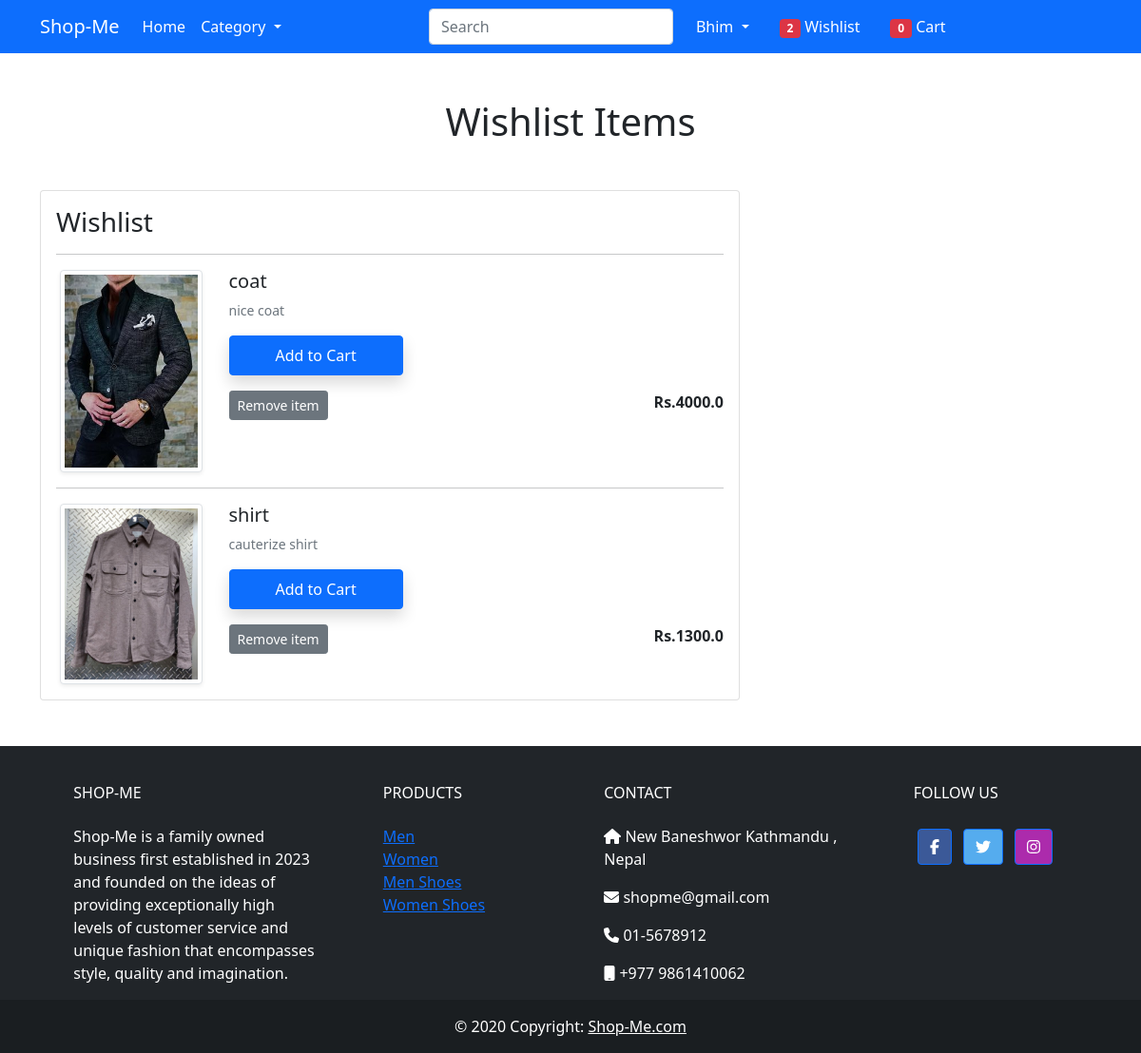
The app's page /wishlist/ (signed in) with its own data.
### app/models.py (models this page shows, shortened)
class Wishlist(models.Model):
    user = models.ForeignKey(User, on_delete=models.CASCADE)
    product = models.ForeignKey(Product, on_delete=models.CASCADE)
    created_at = models.DateTimeField(auto_now_add=True)

class Product(models.Model):
    title= models.CharField(max_length=200)
    selling_price = models.FloatField()
    discounted_price= models.FloatField()
    description = models.TextField()
    brand= models.CharField(max_length=200)
    category = models.CharField(choices= CATEGORY_CHOICES, max_length=2)
    product_image = models.ImageField(upload_to= 'productimage')

### app/views.py (the view)
# urls.py: path('wishlist/', views.wishlist_view, name='wishlist'),
@login_required
def wishlist_view(request):
    wishlist_items = Wishlist.objects.filter(user=request.user)
    return render(request, 'app/wishlist.html', {'wishlist_items': wishlist_items})

### app/templates/app/wishlist.html (shortened to what this page needs)
{% extends 'app/base.html' %}
{% load static %}
{% block main-content %}
<div class="container my-5">
    <div class="row">
        <h1 class="text-center mb-5">Wishlist Items </h1>
        <div class="col-sm-8">
            <div class="card">
                <div class="card-body">
                    <h3>Wishlist</h3>
                    {% if wishlist_items %}
                    {% for item in wishlist_items %}
                    <hr>
                    <div class="row">
                        <div class="col-sm-3 text-center align-self-center">
                            <img src="{{ item.product.product_image.url }}" alt="" srcset=""
                                class="img-fluid img-thumbnail shadow-sm" height="150" width="150">
                        </div>
                        <div class="col-sm-9">
                            <div>
                                <h5>{{ item.product.title }}</h5>
                                <p class="mb-2 text-muted small">{{ item.product.description }}</p>
                                <div class="my-3">
                                            <form action="/add-to-cart" class="d-inline">
                                                <button type="submit" class="btn btn-primary shadow px-5 py-2">Add to Cart</button>
                                            </form>
                                </div>
                                <div class="d-flex justify-content-between">
                                    <a href="{% url 'remove_from_wishlist' item.id %}" class="btn btn-sm btn-secondary mr-3 remove-cart"
                                        pid="{{item.id}}">Remove item </a>
                                    <p class="mb-0"><span><strong>Rs.{{ item.product.discounted_price}} </strong></span>
                                    </p>
                                </div>
                            </div>
                        </div>
                    </div>
                    {% endfor %}
                    {% endif %}
                </div>
            </div>
        </div>
    </div>
</div>
{% endblock main-content %}

### app/templates/app/base.html (shortened to what this page needs)
<!doctype html>
{% load static %}
<html lang="en">
<head>
  <link href="https://cdn.jsdelivr.net/npm/bootstrap@5.0.0-beta1/dist/css/bootstrap.min.css" rel="stylesheet"
>
  <link rel="stylesheet" href="{% static 'app/css/owl.carousel.min.css' %}">
  <link rel="stylesheet" href="{% static 'app/css/all.min.css' %}">
  <link rel="stylesheet" href="{% static 'app/css/style.css' %}">
</head>
<body>
  <nav class="navbar navbar-expand-lg navbar-dark bg-primary">
    <div class="container">
      <a class="navbar-brand" href="/">Shop-Me</a>
      <div class="collapse navbar-collapse" id="navbarSupportedContent">
        <ul class="navbar-nav me-auto mb-2 mb-lg-0">
          <li class="nav-item">
            <a class="nav-link active" aria-current="page" href="/">Home</a>
          </li>
          <li class="nav-item dropdown">
            <a class="nav-link dropdown-toggle text-white" href="#" id="electronicsDropdown" role="button"
              data-bs-toggle="dropdown" aria-expanded="false">
              Category
            </a>
          </li>
        </ul>
        <form class="d-flex" method="GET">
          <input name="search" class="form-control me-2" type="search" placeholder="Search" aria-label="Search">
        </form>
        <ul class="navbar-nav me-auto mb-2 mb-lg-0">
          {% if request.user.is_authenticated %}
          <li class="nav-item dropdown mx-2">
            <a class="nav-link dropdown-toggle text-white" href="#" id="profileDropdown" role="button"
              data-bs-toggle="dropdown" aria-expanded="false">
              {{request.user.username| capfirst}}
            </a>
          </li>
          <li class="nav-item mx-2">
              <a href="{% url 'wishlist' %}" class="nav-link text-white"><span class="badge bg-danger">
              {{wishlist_items|length}}
              </span> Wishlist </a>
            </li>
          <li class="nav-item mx-2">
            <a href="{% url 'showcart' %}" class="nav-link text-white"><span class="badge bg-danger">
             {{request.session.cart|length}}
            </span> Cart </a>
          </li>
          {% endif %}
        </ul>
      </div>
    </div>
  </nav>
  {% block main-content %} {% endblock main-content %}
<div class="max-width: 80%; ">
  <footer class="text-center text-lg-start bg-dark text-white max-width: 100%; ">
    <div class="container p-4 pb-0">
      <section class="">
        <div class="row">
          <div class="col-md-3 col-lg-3 col-xl-3 mx-auto mt-3">
            <h6 class="text-uppercase mb-4 font-weight-bold">
              Shop-Me
            </h6>
            <p>
              Shop-Me is a family owned business first established in 2023 and founded on the ideas of providing exceptionally high
            levels of customer service and unique fashion that encompasses style, quality and imagination.
            </p>
          </div>
          <div class="col-md-2 col-lg-2 col-xl-2 mx-auto mt-3">
            <h6 class="text-uppercase mb-4 font-weight-bold">Products</h6>
            <a class="class=" text-lg text-teal-500 hover:text-teal-700"" href="{% url 'men' %}">Men</a><br>
            <a class="class=" text-lg text-teal-500 hover:text-teal-700"" href="{% url 'women' %}">Women</a><br>
            <a class="dclass=" text-lg text-teal-500 hover:text-teal-700"" href="{% url 'menshoe' %}">Men Shoes</a><br>
            <a class="dclass=" text-lg text-teal-500 hover:text-teal-700"" href="{% url 'womenshoe' %}">Women Shoes</a>
          </div>
          <div class="col-md-4 col-lg-3 col-xl-3 mx-auto mt-3">
            <h6 class="text-uppercase mb-4 font-weight-bold">Contact</h6>
            <p><i class="fas fa-home mr-3"></i> New Baneshwor Kathmandu , Nepal</p>
            <p><i class="fas fa-envelope mr-3"></i> shopme@gmail.com</p>
            <p><i class="fas fa-phone mr-3"></i> 01-5678912</p>
            <p><i class="fas fa-mobile mr-3"></i> +977 9861410062</p>
          </div>
          <div class="col-md-3 col-lg-2 col-xl-2 mx-auto mt-3">
            <h6 class="text-uppercase mb-4 font-weight-bold">Follow us</h6>
            <a class="btn btn-primary btn-floating m-1" style="background-color: #3b5998" href="#" role="button"><i
                class="fab fa-facebook-f"></i></a>
            <a class="btn btn-primary btn-floating m-1" style="background-color: #55acee" href="#" role="button"><i
                class="fab fa-twitter"></i></a>
            <a class="btn btn-primary btn-floating m-1" style="background-color: #ac2bac" href="#" role="button"><i
                class="fab fa-instagram"></i></a>
          </div>
        </div>
      </section>
    </div>
    <div class="text-center p-3" style="background-color: rgba(0, 0, 0, 0.2)">
      © 2020 Copyright:
      <a class="text-white" href="/">Shop-Me.com</a>
    </div>
  </footer>
</div>
</body>
</html>

### records on screen
Wishlist: product.product_image (picture), product "coat", product.description "nice coat", product.discounted_price "4000.0"
Wishlist: product.product_image (picture), product "shirt", product.description "cauterize shirt", product.discounted_price "1300.0"

### other values on screen
{{ request.user.username| capfirst }} "Bhim"
{{ wishlist_items|length }} "2"
{{ request.session.cart|length }} "0"
